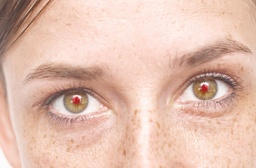
#> input picture vision_pc/proyectos/proyecto3/eye.jpg, 256 x 168 px, shrunk from 678 x 446 before the run
$ jupyter execute Cut-it_v2.ipynb   (shell and % lines are left out)
#> lines starting #> are read from the running program, lines starting #| are printed output that depends on the picture
# Cut-it

David Alsina, Isabela Cáceres, y Camilo Martinez

En este proyecto la idea es desarrollar un algorithmo de segmentación de imagenes a color, utilizando el Mean  Sift y partición de grafos. Ustedes deben realizar la implementación tanto del algoritmo de mean-shift como el de grafos. Para esto pueden seguir las indicaciones explicadas a continuación.

## Algoritmo de mean-shift

Este algoritmo tiene como datos de entrada el tamaño de la region de busqueda (radio de busqueda). El algoritmo toma cada pixel de la imagen, expresado en un espacio de color LUV, RGB o HSI, deberian hacerlo generico para que el algoritmo realice la segmentación, independientemente del tipo de formato de color utilizado.

El algoritmo consiste en los siguientes pasos:
1. para cada pixel, determinar un entorno de radio r, radio de búsqueda.
2. Calcular el centro de masa de los puntos dentro del radio.
3. Encontrar los elementos en un radio r alrededor del centro de masa calculado en el paso anterior.
4. Repetir el paso 3 hasta convergencia.
5. repetir desde el paso 2 para cada uno de los puntos que representa la imagen.
6. Identificar cuantos modos hay en la imagen. Los modos son los puntos a los que convergen los pixeles de la imagen.
7. Todos los pixeles que convergen a un modo se agrupan en un mismo conjunto. Cada uno de estos segnmentos es una region conexa de pixeles en la imagen.

## Algoritmo basado en grafos.

Este algoritmo se basa en el clustering espectral. Junto a este proyecto pueden encontrar un paper qu eexplica en que consiste este método. En si el proceso a realizar es el siguiente:

1. Construir el grafo de la imagen.
2. Encontrar el La matrix Laplaciana del grafo.
3. Realizar una descomposicion en valores singulares de la imagen, buscando el eigenvector asociado al segundo eigenvalor más pequeño de la imagen.
4. Graficar este eigenvector organizando los valores de menor a mayor (deben hacer tracking de los indices al organizar este vector)
5. Los elementos (posiciones del eigenvector) que tienen un valor similar, corresponden a elementos conexos en la imagen.
6. Determine umbrales para segmentar la imagen en regiones conexas.

Para la entrega del proyecto deben proporcionar lo siguiente:

1. Implementación de los algoritmos.
2. Prueba de los algoritmos utilizando diferentes imagenes y representaciones en espacio de color.
3. Gráficas de los clusters encontrados (modos y sus regiones), asi como de los eigenvectores.
4. Discusion de la implementación.
5. Discusion de los resultados obtenidos, ventajas y desventajas de cada método.
6. Posibles mejoras.

Para la implementación con grafos tengan en cuenta que se debe realizar la descomposicion en valores singulares de una matrix tamaño $N\times N$, donde $N$ res el número de pixeles en la imagen. Como esto es computacionalmente muy costoso, hay dos opciones. La primera es usar imagenes pequeñas, pero estas imagenes serían tal vez demasiado pequeñas (tamaños inferiores a $100\times 100$). Otra opción es hacer que cada nodo no sea un pixel, sino un superpixel, de esta forma se puede reducir bastante la complejidad del algoritmo.

El proyecto lo deben entregar el **Lunes 9 de Mayo a las 11:59 p.m**. Se pueden hacer en grupos de dos personas y admito un grupo de tres personas. Mucha suerte!!

[cell 1]
# apt-get update && apt-get install -y python3-opencv

[cell 2]
#para trabajar la imagen :D
import cv2
import numpy as np
from matplotlib import pyplot as plt
import copy
from scipy import ndimage
import pandas as pd

#para paralelizar
import multiprocessing
from joblib import Parallel, delayed
from tqdm import tqdm

#numero de nucleos disponibles
num_cores = multiprocessing.cpu_count()

https://www.geeksforgeeks.org/image-segmentation-using-k-means-clustering/

[cell 3]
#img = cv2.imread('casitas.jpeg')
img = cv2.imread('eye.jpg')
#> img is the input picture: shape (168, 256, 3); mean B, G, R 175.8, 191, 226.8

img = cv2.cvtColor(img, cv2.COLOR_BGR2RGB)
# quitamos algunas componentes de ruido con un filtro de media
# y tamaño de kernel 3x3
img = cv2.medianBlur(img, 3)

img_flat = img.reshape((-1, 3))

print(img_flat.shape)
#| (43008, 3)
print(img.shape)
#| (168, 256, 3)
plt.imshow(img);

[cell 4]
#the below line of code defines the criteria for the algorithm to stop running,
#which will happen is 100 iterations are run or the epsilon (which is the required accuracy)
#becomes 85%
criteria = (cv2.TERM_CRITERIA_EPS + cv2.TERM_CRITERIA_MAX_ITER, 100, 0.85)


k = 50
retval, labels, centers = cv2.kmeans(img_flat.astype('float32'), k,
                                     None, criteria,
                                     10, cv2.KMEANS_PP_CENTERS)
#> retval = 1137823.8; centers = 50 rows, first 8: [250.9, 220.2, 208.4], [179.1, 143.5, 104.8], [232, 186.4, 164.1], [113.6, 87.56, 81.23], [215.6, 168.1, 147.3], [243, 205.9, 187.9], [145.7, 101.7, 87.33], [194.6, 145.1, 124.7]

# convert data into 8-bit values
centers = np.uint8(centers)
#> centers = 50 rows, first 8: [250, 220, 208], [179, 143, 104], [232, 186, 164], [113, 87, 81], [215, 168, 147], [243, 205, 187], [145, 101, 87], [194, 145, 124]
segmented_data = centers[labels.flatten()]

# reshape data into the original image dimensions
segmented_image = segmented_data.reshape((img.shape))

plt.imshow(segmented_image)

[cell 5]
def gen_window_indx(img: np.ndarray, center: tuple, radious: float) -> tuple:
    """genera lista de indices de filas y de columnas que corresponden a la ventana (circulo)"""
    rows=[]
    cols= []
    r = radious
    h, k = center
    x0, y0 = h - r, k - r
    for i in range(2*r+1):
        x= x0+i
        if (x < 0) or (x > img.shape[0]-1): continue
        for j in range(2*r+1):
            y = y0+j
            if y < 0 or (y > img.shape[1]-1): continue
            if ((x-h)**2 + (y-k)**2 <= r**2):
                #img[x,y]=0
                rows.append(x)
                cols.append(y)
    return rows, cols

[cell 6]
def isolate_window(img: np.ndarray, center: tuple, radious: float) -> np.ndarray:
    """Aisla la ventana en la imagen. Es decir, hace todo cero menos los
    valores que estan dentro de la ventana (dentro del circulo)"""
    img_copy = copy.deepcopy(img)
    rows, cols = gen_window_indx(img_copy, center, radious)

    rows = np.array(rows).astype("int32")
    cols = np.array(cols).astype("int32")

    img_copy[rows,cols,0] = 0
    img_copy[rows,cols,1] = 0
    img_copy[rows,cols,2] = 0

    img_copy = img - img_copy

    return img_copy

[cell 7]
#img_ch = img[:,:,0]

# calcula el centro de masa de la imagen
window_center = ndimage.center_of_mass(img)
#> window_center = (83.78, 129.5, 0.914)
window_center = tuple(np.floor(window_center).astype(np.int32))
#> window_center = (83, 129, 0)

print(window_center)
#| (83, 129, 0)
plt.imshow( isolate_window(img = img,
                           center = (window_center[0],
                                     window_center[1]),
                           radious= 20) )
#> in gen_window_indx, `h, k = center`: h = 83; k = 129
#> in gen_window_indx, `x0, y0 = h - r, k - r`: x0 = 63; y0 = 109
#> after the loop in gen_window_indx, `for i in range(2*r+1):`: cols = 1257 values, max 149 at index 648, min 109 at index 608, mean 129; rows = 1257 values from 63 to 103
#> in isolate_window, `img_copy[rows,cols,2] = 0`:
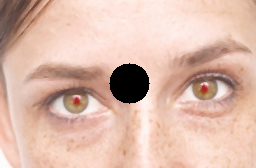
#> img_copy: shape (168, 256, 3); mean R, G, B 220.2, 185.4, 170.6
#> in isolate_window, `img_copy = img - img_copy`:
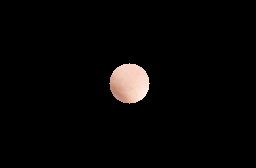
#> img_copy: shape (168, 256, 3); mean R, G, B 6.9, 5.8, 5.3
plt.show()

[cell 8]
def indices_array(n: int, m: int, radious: int):

    """
        Saca los indices de los centros,
        retorna una matrix (n/radious*2) x (n/radious*2) x 2
        donde la primera capa son indices de las filas.
        y la segunda capa son indices de las columnas
    """

    r = np.arange(0, n, radious)
    r2 = np.arange(0, m, radious)

    n = r.shape[0]
    m = r2.shape[0]

    out = np.empty((n,m,2),dtype=int)

    out[:,:,0] = r[:,None]
    out[:,:,1] = r2

    return out

[cell 9]
def find_mode(img: np.ndarray, center: tuple, radious: float):

    """
        img    -> imagen a la que se le va a buscar el centro
                  de masa.
        center -> tupla de la forma (row, col).
    """


    # coordenadas centrales
    window_center_of_mass = center

    max_iter = 50
    e_tol = 0.07
    count = 0
    e = 1e5

    while (count <= max_iter) and (e >= e_tol):

        img_window = isolate_window(img = img,
                                    center = (window_center_of_mass[0],
                                              window_center_of_mass[1]),
                                    radious = radious)

        mass_center = ndimage.center_of_mass(img_window)
        e = np.linalg.norm(np.array(window_center_of_mass) - np.array(mass_center[:-1]))

        #print(e)
        #print(mass_center)

        window_center_of_mass = tuple(np.floor(mass_center[:-1]).astype(np.int32))
        count+=1

    return (center, window_center_of_mass)

[cell 10]
def find_modes(img: np.ndarray, radious: float):

    # numero de filas, columnas y cantidad de canales
    nrows, ncols, nchannels = img.shape

    centers = indices_array(nrows, ncols, radious=radious)
    centers_list = []

    for center in centers.reshape(-1, 2):
            centers_list.append(tuple(center))


    #envía el proceso en paralelo para hacer los calculos requeridos
    print("Iniciando paralelización ...")
    print("Usando ", num_cores, " hilos")

    #print(centers_list)
    centers = {}

    processed_list = Parallel(n_jobs=num_cores)(delayed(find_mode)(img, i_center, radious) for i_center in centers_list)

    for initial_center, final_center in processed_list:
        centers[tuple(initial_center)] = final_center

    return centers

[cell 11]
radiuos = 10
modes = find_modes(img = img, radious= radiuos)
#> the loop in find_mode, `while (count <= max_iter) and (e >= e_tol): ` made 51 passes
#> (mass_center, e) on passes 5 to 16: ((7.59, 7.73, 0.871), 0.94), ((7.59, 7.73, 0.871), 0.94), ((7.59, 7.73, 0.871), 0.94), ((7.59, 7.73, 0.871), 0.94), ((7.59, 7.73, 0.871), 0.94), ((7.59, 7.73, 0.871), 0.94), ((7.59, 7.73, 0.871), 0.94), ((7.59, 7.73, 0.871), 0.94), ((7.59, 7.73, 0.871), 0.94), ((7.59, 7.73, 0.871), 0.94), ((7.59, 7.73, 0.871), 0.94), ((7.59, 7.73, 0.871), 0.94)
#> (mass_center, e, window_center_of_mass) on passes 1 to 4: ((3.98, 3.9, 0.876), 5.57, (3, 3)), ((5.57, 5.67, 0.872), 3.71, (5, 5)), ((6.59, 6.75, 0.87), 2.36, (6, 6)), ((7.08, 7.25, 0.87), 1.66, (7, 7))
#> pass 1, in isolate_window (call 2), `img_copy = img - img_copy`:
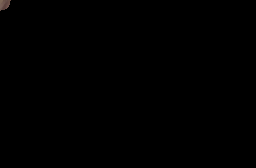
#> img_copy: shape (168, 256, 3); mean R, G, B 0.2, 0.2, 0.2
#> after the loop in find_mode, `while (count <= max_iter) and (e >= e_tol):`: count = 51
#> the loop in find_mode (call 2), `while (count <= max_iter) and (e >= e_tol): ` made 51 passes
#> (mass_center, e) on passes 4 to 15: ((6.93, 9, 0.871), 0.931), ((6.93, 9, 0.871), 0.931), ((6.93, 9, 0.871), 0.931), ((6.93, 9, 0.871), 0.931), ((6.93, 9, 0.871), 0.931), ((6.93, 9, 0.871), 0.931), ((6.93, 9, 0.871), 0.931), ((6.93, 9, 0.871), 0.931), ((6.93, 9, 0.871), 0.931), ((6.93, 9, 0.871), 0.931), ((6.93, 9, 0.871), 0.931), ((6.93, 9, 0.871), 0.931)
#> (mass_center, e, window_center_of_mass) on passes 1 to 3: ((3.94, 10.07, 0.866), 3.94, (3, 10)), ((5.37, 9.98, 0.868), 2.37, (5, 9)), ((6.39, 9.01, 0.87), 1.39, (6, 9))
#> the loop in find_modes, `for initial_center, final_center in processed_list:` made 442 passes
#> (initial_center, final_center) on passes 1 to 3: ((0, 0), (7, 7)), ((0, 10), (6, 9)), ((0, 20), (7, 18))
len(modes.keys())
#> Out = 442

[cell 12]
def draw_image_from_modes(original_im: np.ndarray, modes: dict):

    im = np.zeros(img.shape).astype("uint8")


    for i_centr, f_centr in modes.items():

        im[i_centr[0] - (radiuos//2)-1:i_centr[0]+(radiuos//2),
           i_centr[1] - (radiuos//2)-1:i_centr[1]+(radiuos//2), :] = original_im[f_centr[0], f_centr[1], :]

    return im

[cell 13]
processed_im = draw_image_from_modes(original_im = img, modes = modes)
#> the loop in draw_image_from_modes, `for i_centr, f_centr in modes.items(): ` made 442 passes
